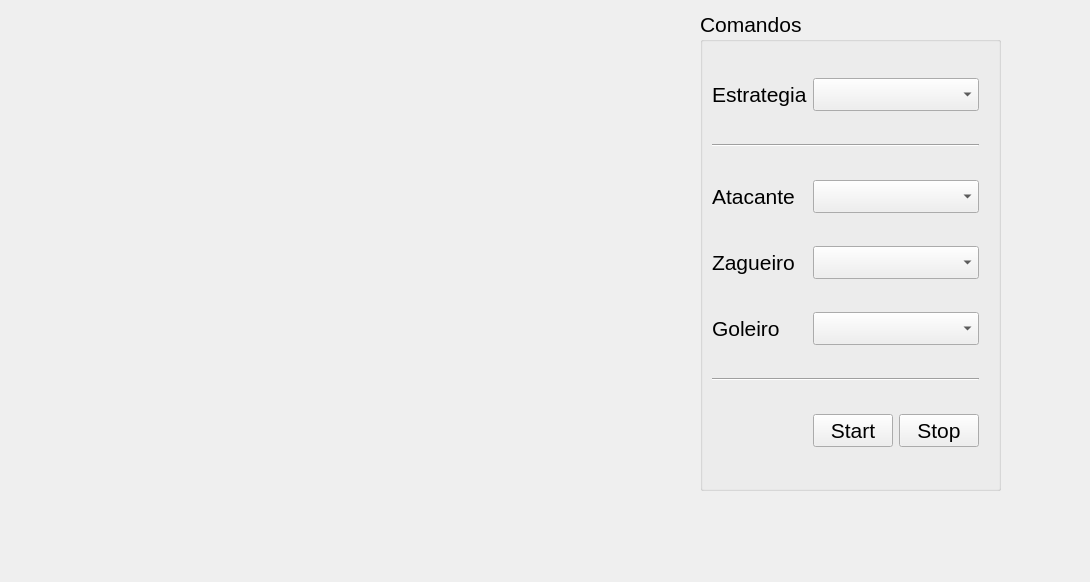
      <widget class="QWidget" name="Principal">
       <attribute name="title">
        <string>Principal</string>
       </attribute>
       <layout class="QGridLayout" name="gridLayout_3">
        <item row="0" column="0">
         <spacer name="horizontalSpacer_6">
          <property name="orientation">
           <enum>Qt::Horizontal</enum>
          </property>
          <property name="sizeHint" stdset="0">
           <size>
            <width>10</width>
            <height>20</height>
           </size>
          </property>
         </spacer>
        </item>
        <item row="0" column="3">
         <spacer name="horizontalSpacer_5">
          <property name="orientation">
           <enum>Qt::Horizontal</enum>
          </property>
          <property name="sizeHint" stdset="0">
           <size>
            <width>78</width>
            <height>20</height>
           </size>
          </property>
         </spacer>
        </item>
        <item row="0" column="1" colspan="2">
         <layout class="QHBoxLayout" name="horizontalLayout_2">
          <item>
           <spacer name="horizontalSpacer_3">
            <property name="orientation">
             <enum>Qt::Horizontal</enum>
            </property>
            <property name="sizeType">
             <enum>QSizePolicy::MinimumExpanding</enum>
            </property>
            <property name="sizeHint" stdset="0">
             <size>
              <width>13</width>
              <height>20</height>
             </size>
            </property>
           </spacer>
          </item>
          <item>
           <widget class="QLabel" name="janela">
            <property name="minimumSize">
             <size>
              <width>640</width>
              <height>480</height>
             </size>
            </property>
            <property name="text">
             <string/>
            </property>
            <property name="alignment">
             <set>Qt::AlignCenter</set>
            </property>
           </widget>
          </item>
          <item>
           <spacer name="horizontalSpacer_2">
            <property name="orientation">
             <enum>Qt::Horizontal</enum>
            </property>
            <property name="sizeType">
             <enum>QSizePolicy::MinimumExpanding</enum>
            </property>
            <property name="sizeHint" stdset="0">
             <size>
              <width>20</width>
              <height>20</height>
             </size>
            </property>
           </spacer>
          </item>
          <item>
           <widget class="QGroupBox" name="groupBox">
            <property name="font">
             <font>
              <pointsize>16</pointsize>
             </font>
            </property>
            <property name="title">
             <string>Comandos</string>
            </property>
            <layout class="QGridLayout" name="gridLayout_2">
             <item row="2" column="0">
              <widget class="QLabel" name="label_2">
               <property name="text">
                <string>Atacante</string>
               </property>
              </widget>
             </item>
             <item row="2" column="1" colspan="2">
              <widget class="QComboBox" name="combo_atacante"/>
             </item>
             <item row="0" column="1" colspan="2">
              <widget class="QComboBox" name="comboBox"/>
             </item>
             <item row="3" column="0">
              <widget class="QLabel" name="label_3">
               <property name="text">
                <string>Zagueiro</string>
               </property>
              </widget>
             </item>
             <item row="0" column="0">
              <widget class="QLabel" name="label">
               <property name="text">
                <string>Estrategia</string>
               </property>
              </widget>
             </item>
             <item row="4" column="0">
              <widget class="QLabel" name="label_4">
               <property name="text">
                <string>Goleiro</string>
               </property>
              </widget>
             </item>
             <item row="5" column="0" colspan="3">
              <widget class="Line" name="line_2">
               <property name="orientation">
                <enum>Qt::Horizontal</enum>
               </property>
              </widget>
             </item>
             <item row="3" column="1" colspan="2">
              <widget class="QComboBox" name="combo_zagueiro"/>
             </item>
             <item row="6" column="1">
              <widget class="QPushButton" name="pushButton">
               <property name="text">
                <string>Start</string>
               </property>
              </widget>
             </item>
             <item row="1" column="0" colspan="3">
              <widget class="Line" name="line">
               <property name="orientation">
                <enum>Qt::Horizontal</enum>
               </property>
              </widget>
             </item>
             <item row="6" column="2">
              <widget class="QPushButton" name="pushButton_2">
               <property name="text">
                <string>Stop</string>
               </property>
              </widget>
             </item>
             <item row="4" column="1" colspan="2">
              <widget class="QComboBox" name="combo_goleiro"/>
             </item>
             <item row="4" column="3">
              <spacer name="horizontalSpacer_4">
               <property name="orientation">
                <enum>Qt::Horizontal</enum>
               </property>
               <property name="sizeType">
                <enum>QSizePolicy::MinimumExpanding</enum>
               </property>
               <property name="sizeHint" stdset="0">
                <size>
                 <width>10</width>
                 <height>20</height>
                </size>
               </property>
              </spacer>
             </item>
            </layout>
           </widget>
          </item>
         </layout>
        </item>
        <item row="1" column="2">
         <spacer name="verticalSpacer">
          <property name="orientation">
           <enum>Qt::Vertical</enum>
          </property>
          <property name="sizeHint" stdset="0">
           <size>
            <width>20</width>
            <height>80</height>
           </size>
          </property>
         </spacer>
        </item>
       </layout>
      </widget>
